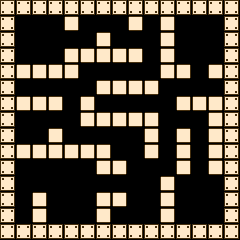

This is a level from a 2D game, rendered from its Tiled map with the project's own tilesets. A one-line summary and the complete map file follow:
An orthogonal 15x15 tile map with 16x16 px tiles, 1 tile layer (Foreground) and 36 objects (player_start).

<map version="1.0" orientation="orthogonal" width="15" height="15" tilewidth="16" tileheight="16">
 <properties>
  <property name="hp" value="3" />
  <property name="lv" value="1" />
 </properties>
 <tileset firstgid="1" name="chip" tilewidth="16" tileheight="16">
  <image source="chip.png" width="256" height="256" />
 </tileset>
 <layer name="Foreground" width="15" height="15">
  <properties>
   <property name="tileset" value="chip" />
  </properties>
  <data encoding="csv">
18,18,18,18,18,18,18,18,18,18,18,18,18,18,18,
18,0,0,0,17,0,0,0,17,0,17,0,0,0,18,
18,0,0,0,0,0,17,0,0,0,17,0,0,0,18,
18,0,0,0,17,17,17,17,17,0,17,0,0,0,18,
18,17,17,17,17,0,0,0,0,0,17,17,0,17,18,
18,0,0,0,0,0,17,17,17,17,0,0,0,0,18,
18,17,17,17,0,17,0,0,0,0,0,17,17,17,18,
18,0,0,0,0,17,17,17,17,17,0,0,0,17,18,
18,0,0,17,0,0,0,0,0,17,0,17,0,17,18,
18,17,17,17,17,17,17,0,0,17,0,17,0,17,18,
18,0,0,0,0,0,17,17,0,0,0,17,0,17,18,
18,0,0,0,0,0,0,0,0,0,17,0,0,0,18,
18,0,17,0,0,0,17,17,0,0,17,0,0,0,18,
18,0,17,0,0,0,17,0,0,0,17,0,0,0,18,
18,18,18,18,18,18,18,18,18,18,18,18,18,18,18
</data>
 </layer>
 <objectgroup color="#00ff00" name="object" width="15" height="15" opacity="0.48">
  <object name="start" type="player_start" gid="1" x="64" y="192" />
  <object gid="3" x="16" y="224" />
  <object gid="65" x="16" y="192" />
  <object gid="27" x="192" y="208" />
  <object gid="20" x="192" y="144" />
  <object gid="20" x="192" y="160" />
  <object gid="20" x="192" y="176" />
  <object gid="3" x="192" y="48" />
  <object gid="3" x="32" y="48" />
  <object gid="3" x="112" y="224" />
  <object gid="66" x="128" y="224" />
  <object gid="20" x="48" y="128" />
  <object gid="6" x="16" y="128" />
  <object gid="2" x="176" y="64" />
  <object gid="67" x="192" y="192" />
  <object gid="2" x="144" y="192" />
  <object gid="2" x="96" y="112" />
  <object gid="2" x="112" y="112" />
  <object gid="66" x="192" y="80" />
  <object gid="65" x="64" y="48" />
  <object gid="65" x="96" y="32" />
  <object gid="65" x="128" y="48" />
  <object gid="66" x="80" y="32" />
  <object gid="66" x="112" y="48" />
  <object gid="20" x="112" y="192" />
  <object gid="20" x="144" y="112" />
  <object gid="3" x="16" y="96" />
  <object gid="20" x="48" y="96" />
  <object gid="2" x="32" y="96" />
  <object gid="3" x="144" y="32" />
  <object gid="65" x="80" y="144" />
  <object gid="65" x="144" y="80" />
  <object gid="2" x="48" y="64" />
  <object gid="2" x="16" y="32" />
  <object gid="2" x="208" y="32" />
  <object gid="2" x="128" y="112" />
 </objectgroup>
</map>
